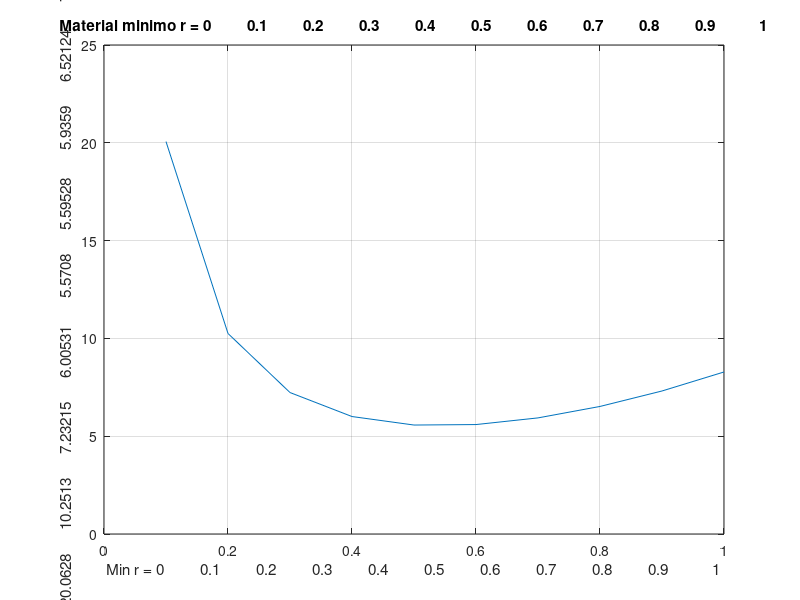

MATLAB code to generate this figure:
% Octave Script
%School                :Tecnologico de Estudios Superiores de Jilotepec 
% Materia : Cálculo Diferencial
%Specialty             :Ingeniería en Sistemas Computacionales 
%Grupo :3101
% Title                :Resolución de desigualdades
% Description          :Script para resolver un problema sobre la cantidad minima de Material para hacer una lata cilindrica usada para envasar aceite
% Author               :Cristan Miranda Padilla ,  Ambar Itzel Cruz Zarza 
% Date                 :202123107    , 202123174
% Version              :1
% Usage                :octave>cd/path/
%		                   :octave>ResolucionDesigualdades 
% Notes                :Requiere aplicacion octave, usar la linea de comandos
%                      :https://octaveintro.readthedocs.io/en/latest/index.html
%limpiar variables
clear all
%Uso mínimo de material para una lata cilindrica de aceite
disp ('Material minimo para hacer una  lata cilindrica para envasar aceite.');
disp ('');
%Rango de 0...1 en i = 0.1
r=0:0.1:1;

%valor de la funcion
disp ('valor de la funcion');
ar =@(r) (2*(pi)) * (r.^2) + (2./(r))

%funcion a graficar
y = (2 * (pi))*(r.^2)+(2./(r))

%dibujar r, y
plot(r,y);

grid on;

%Titulo
title(['Material minimo r = ' num2str(r)]);
%Etiqueta para x
xlabel(['Min r = ' num2str(r)]);
%Etiqueta para y
ylabel(['Min y = ' num2str(ar(r))] );
